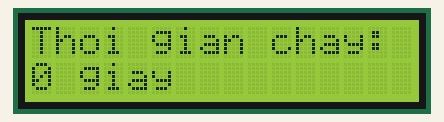
This program was run on a simulated ESP32. Parts: 16×2 character LCD. What the program prints to the serial monitor is not drawn.

Above: at 0.3 s.
At 4.1 s:
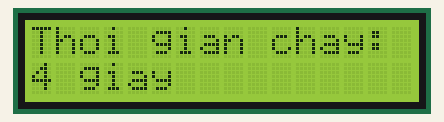
At 9.1 s:
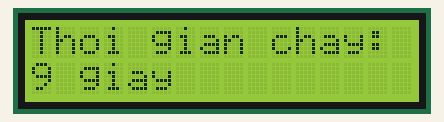
At 19.1 s:
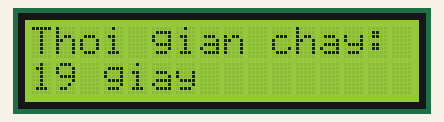
At 29.1 s:
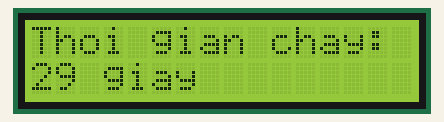
At 39.1 s:
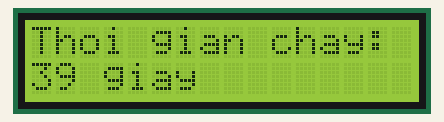

The program:

main.cpp
```cpp
#include <Arduino.h>
#include <LiquidCrystal_I2C.h>

// Khởi tạo LCD 16x2 với địa chỉ I2C 0x27, 16 cột và 2 dòng
LiquidCrystal_I2C lcd(0x27, 16, 2);

// Quản lý thời gian cập nhật màn hình LCD
unsigned long lastUpdateTime = 0;
const unsigned long updateInterval = 200; // Cập nhật mỗi 200ms giúp hiển thị mượt mà

void setup() {
  // Khởi động Serial Monitor
  Serial.begin(115200);

  // Khởi tạo màn hình LCD và bật đèn nền
  lcd.init();
  lcd.backlight();

  // In dòng 1 cố định
  lcd.setCursor(0, 0);
  lcd.print("Thoi gian chay:");

  Serial.println("==================================================");
  Serial.println("NGUYEN THI PHUONG NHUNG - 2033240244");
  Serial.println("BAI 05: BO DEM THOI GIAN (UPTIME) TREN LCD 16X2");
  Serial.println("==================================================");
}

void loop() {
  unsigned long currentMillis = millis();

  // Cập nhật LCD định kỳ không dùng delay() chặn chương trình
  if (currentMillis - lastUpdateTime >= updateInterval) {
    lastUpdateTime = currentMillis;

    // Tính thời gian đã chạy tính theo giây từ hàm millis()
    unsigned long seconds = currentMillis / 1000;

    // Hiển thị ở dòng 2 (cột 0, dòng 1)
    lcd.setCursor(0, 1);
    lcd.print(seconds);
    lcd.print(" giay   "); // Thêm khoảng trắng đệm phía sau để xóa sạch ký tự thừa cũ khi số chữ số thay đổi

    // In thông tin ra Serial Monitor
    Serial.print("Thoi gian chay: ");
    Serial.print(seconds);
    Serial.println(" giay");
  }
}
```

Measured:
- what the display in image 0 shows lasts 0.8 s, from 0.2 s to 1.0 s
- what the display in image 1 shows lasts 1.0 s, from 4.0 s to 5.0 s
